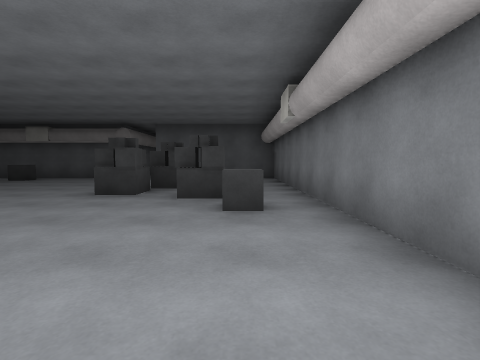
[1] (above)

14 first-person views from a walk through a 3-D level made in the Unity game engine. The camera is 1.2 m above the floor, tilts 4° down and sees 85° across. The floor is counted in squares, 2 m on a side. Each view is taken from the middle of a square. On the plan, view 1 faces up. The plan holds only what a view shows up to about 9 squares ahead; the rest is blank. The place goes on beyond the plan. The player is left out. Surface patterns are stand-ins for the level's own textures.

[2]
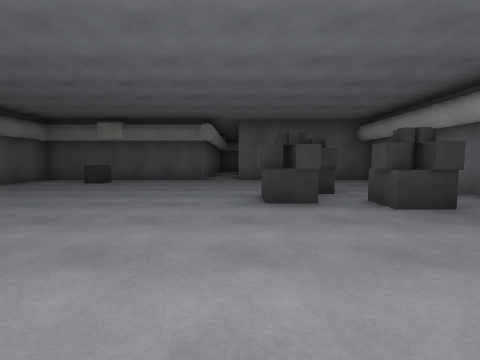

[3]
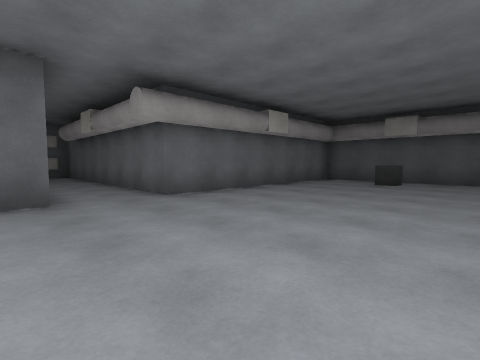

[4]
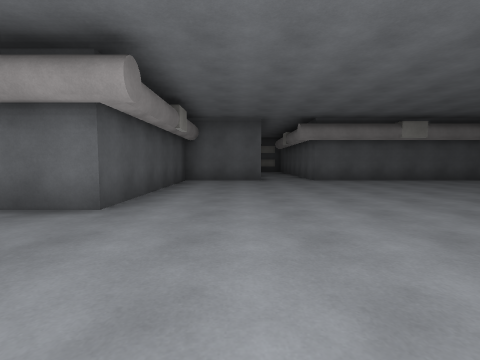

[5]
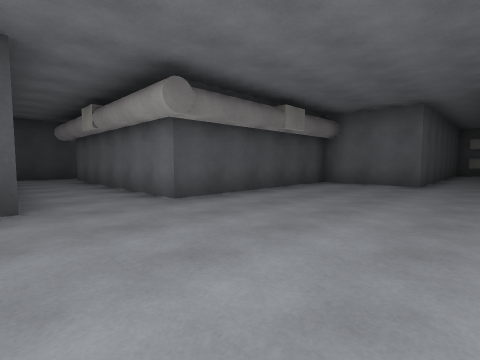

[6]
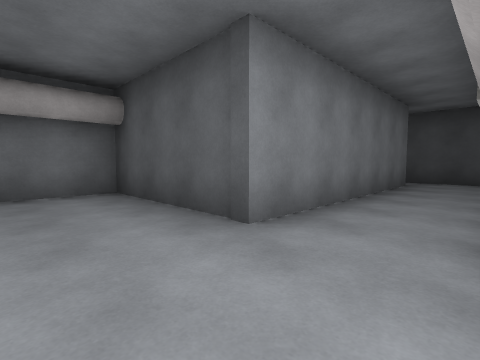

[7]
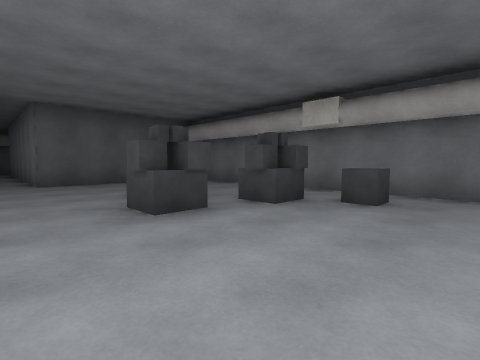

[8]
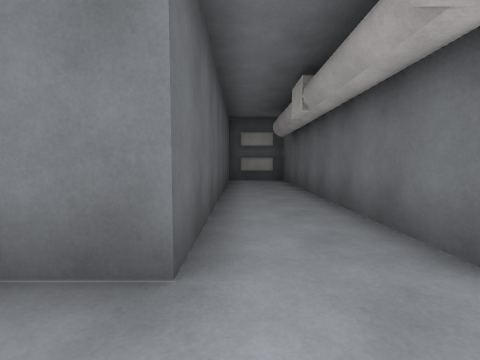

[9]
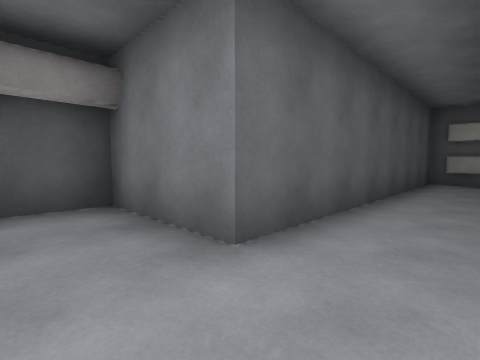

[10]
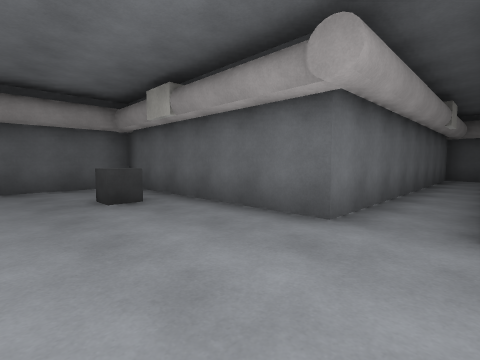

[11]
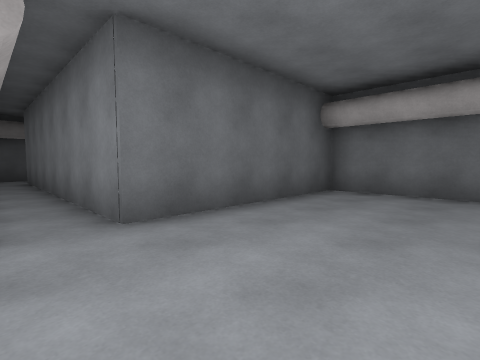

[12]
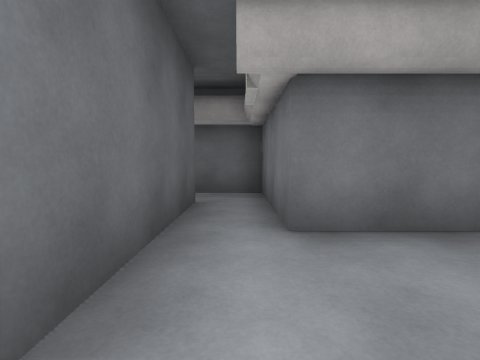

[13]
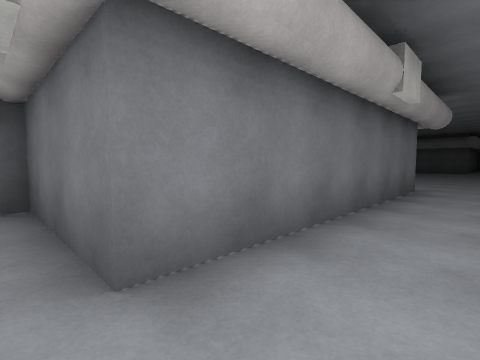

[14]
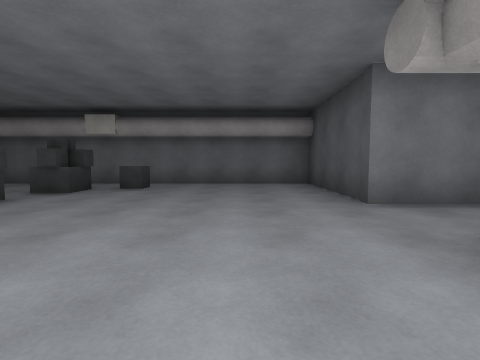

### Floor plan
Key: @ floor where view 1 was taken; # wall or solid block; . floor; B grey box; G grey block; L block; O other object.
Columns run from 17 left of view 1 to 2 right of it. Each row starts with its distance up from view 1.
 18             ###
 17             #..
 16             #.#
 15             #.#
 14             #.#
 13             #.#
 12             #.#
 11             #.#
 10        ######.######
  9        #..B........#
  8        #...........#
  7        #.......G...#
  6        #.......BG..#
  5        #.......OO..#
  4 ########.......G.B.#
  3 #L...............B.#
  2 #..................#
  1 ########...........#
  0        #.........@.#
 -1        ######..#####
 -2             #..#
 -3             #..#
 -4             #..#
 -5             #..#
 -6           ###..#
 -7           #.....
 -8           ######

Where each view was taken, in squares from view 1:
view 1: 0 up, 0 right, facing up
view 2: 1 up, 3 left, facing up
view 3: 1 up, 5 left, facing up-left
view 4: 1 up, 1 left, facing left
view 5: 3 up, 2 left, facing down-left
view 6: 1 up, 4 left, facing down-right
view 7: 2 up, 4 left, facing up-right
view 8: 2 up, 8 left, facing left
view 9: 3 up, 8 left, facing down-left
view 10: 7 up, 3 left, facing up-left
view 11: 7 up, 4 left, facing up-right
view 12: 7 down, 2 left, facing left
view 13: 7 down, 3 left, facing up-left
view 14: 1 up, 6 left, facing right
